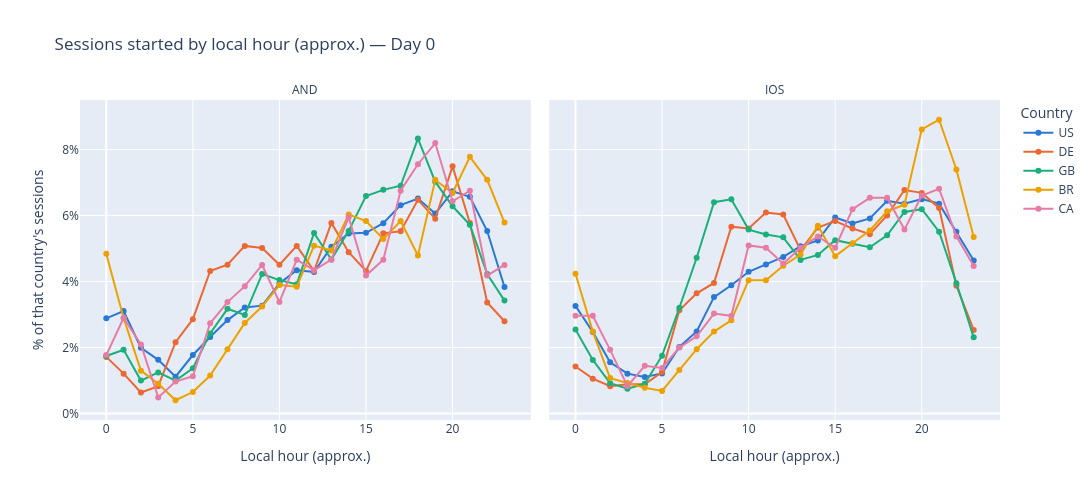

Notebook cell for this chart:
### Markdown cell above
### Day 0 (local time)

### Code cell
day0_local_agg = hourly_distribution_chart(
    session_hourly_day0[session_hourly_day0['country_bucket'] != 'Other'],
    'Sessions started by local hour (approx.) — Day 0',
    hour_col='local_hour', hour_label='Local hour (approx.)',
)

### Figure 1 — Plotly figure (JSON) as saved in the notebook; plotly's stock layout.template omitted (floating-point values rounded to 4 significant figures)
{"data": [{"hovertemplate": "Country=US<br>platform=AND<br>Local hour (approx.)=%{x}<br>% of that country's sessions=%{y}<extra></extra>", "legendgroup": "US", "line": {"color": "#2a78d6", "dash": "solid"}, "marker": {"symbol": "circle"}, "mode": "lines+markers", "name": "US", "orientation": "v", "showlegend": true, "type": "scatter", "x": [0.0, 1.0, 2.0, 3.0, 4.0, 5.0, 6.0, 7.0, 8.0, 9.0, 10.0, 11.0, 12.0, 13.0, 14.0, 15.0, 16.0, 17.0, 18.0, 19.0, 20.0, 21.0, 22.0, 23.0], "xaxis": "x", "y": [0.02884, 0.03103, 0.01989, 0.01624, 0.01113, 0.0177, 0.02318, 0.02829, 0.03212, 0.03267, 0.03942, 0.04344, 0.04289, 0.05056, 0.05457, 0.05475, 0.05767, 0.06315, 0.06516, 0.06059, 0.06735, 0.06571, 0.0553, 0.03833], "yaxis": "y"}, {"hovertemplate": "Country=US<br>platform=IOS<br>Local hour (approx.)=%{x}<br>% of that country's sessions=%{y}<extra></extra>", "legendgroup": "US", "line": {"color": "#2a78d6", "dash": "solid"}, "marker": {"symbol": "circle"}, "mode": "lines+markers", "name": "US", "orientation": "v", "showlegend": false, "type": "scatter", "x": [0.0, 1.0, 2.0, 3.0, 4.0, 5.0, 6.0, 7.0, 8.0, 9.0, 10.0, 11.0, 12.0, 13.0, 14.0, 15.0, 16.0, 17.0, 18.0, 19.0, 20.0, 21.0, 22.0, 23.0], "xaxis": "x2", "y": [0.0326, 0.02469, 0.01548, 0.01206, 0.01104, 0.01212, 0.02014, 0.02486, 0.03528, 0.03886, 0.04296, 0.04512, 0.04745, 0.0507, 0.05246, 0.0594, 0.05758, 0.05912, 0.06447, 0.06356, 0.06498, 0.06361, 0.05508, 0.04637], "yaxis": "y2"}, {"hovertemplate": "Country=DE<br>platform=AND<br>Local hour (approx.)=%{x}<br>% of that country's sessions=%{y}<extra></extra>", "legendgroup": "DE", "line": {"color": "#eb6834", "dash": "solid"}, "marker": {"symbol": "circle"}, "mode": "lines+markers", "name": "DE", "orientation": "v", "showlegend": true, "type": "scatter", "x": [0.0, 1.0, 2.0, 3.0, 4.0, 5.0, 6.0, 7.0, 8.0, 9.0, 10.0, 11.0, 12.0, 13.0, 14.0, 15.0, 16.0, 17.0, 18.0, 19.0, 20.0, 21.0, 22.0, 23.0], "xaxis": "x", "y": [0.01714, 0.01206, 0.006349, 0.008254, 0.02159, 0.02857, 0.04317, 0.04508, 0.05079, 0.05016, 0.04508, 0.05079, 0.04317, 0.05778, 0.04889, 0.04317, 0.0546, 0.05524, 0.06476, 0.05905, 0.07492, 0.05778, 0.03365, 0.02794], "yaxis": "y"}, {"hovertemplate": "Country=DE<br>platform=IOS<br>Local hour (approx.)=%{x}<br>% of that country's sessions=%{y}<extra></extra>", "legendgroup": "DE", "line": {"color": "#eb6834", "dash": "solid"}, "marker": {"symbol": "circle"}, "mode": "lines+markers", "name": "DE", "orientation": "v", "showlegend": false, "type": "scatter", "x": [0.0, 1.0, 2.0, 3.0, 4.0, 5.0, 6.0, 7.0, 8.0, 9.0, 10.0, 11.0, 12.0, 13.0, 14.0, 15.0, 16.0, 17.0, 18.0, 19.0, 20.0, 21.0, 22.0, 23.0], "xaxis": "x2", "y": [0.01423, 0.01053, 0.008253, 0.008822, 0.008822, 0.01252, 0.0313, 0.03643, 0.03956, 0.05663, 0.05606, 0.0609, 0.06033, 0.04952, 0.05635, 0.05834, 0.05606, 0.05435, 0.06005, 0.06773, 0.06688, 0.06232, 0.0387, 0.02533], "yaxis": "y2"}, {"hovertemplate": "Country=GB<br>platform=AND<br>Local hour (approx.)=%{x}<br>% of that country's sessions=%{y}<extra></extra>", "legendgroup": "GB", "line": {"color": "#1baf7a", "dash": "solid"}, "marker": {"symbol": "circle"}, "mode": "lines+markers", "name": "GB", "orientation": "v", "showlegend": true, "type": "scatter", "x": [0.0, 1.0, 2.0, 3.0, 4.0, 5.0, 6.0, 7.0, 8.0, 9.0, 10.0, 11.0, 12.0, 13.0, 14.0, 15.0, 16.0, 17.0, 18.0, 19.0, 20.0, 21.0, 22.0, 23.0], "xaxis": "x", "y": [0.01741, 0.01928, 0.00995, 0.01244, 0.00995, 0.01368, 0.02425, 0.03172, 0.02985, 0.04229, 0.04042, 0.03918, 0.05473, 0.04664, 0.05535, 0.06592, 0.06779, 0.06903, 0.08333, 0.07027, 0.06281, 0.05721, 0.04229, 0.0342], "yaxis": "y"}, {"hovertemplate": "Country=GB<br>platform=IOS<br>Local hour (approx.)=%{x}<br>% of that country's sessions=%{y}<extra></extra>", "legendgroup": "GB", "line": {"color": "#1baf7a", "dash": "solid"}, "marker": {"symbol": "circle"}, "mode": "lines+markers", "name": "GB", "orientation": "v", "showlegend": false, "type": "scatter", "x": [0.0, 1.0, 2.0, 3.0, 4.0, 5.0, 6.0, 7.0, 8.0, 9.0, 10.0, 11.0, 12.0, 13.0, 14.0, 15.0, 16.0, 17.0, 18.0, 19.0, 20.0, 21.0, 22.0, 23.0], "xaxis": "x2", "y": [0.02541, 0.01623, 0.009182, 0.007474, 0.008969, 0.01751, 0.03203, 0.04719, 0.06406, 0.06492, 0.05573, 0.05424, 0.05338, 0.04655, 0.04805, 0.05253, 0.05146, 0.0504, 0.05403, 0.06107, 0.06193, 0.05509, 0.0395, 0.02306], "yaxis": "y2"}, {"hovertemplate": "Country=BR<br>platform=AND<br>Local hour (approx.)=%{x}<br>% of that country's sessions=%{y}<extra></extra>", "legendgroup": "BR", "line": {"color": "#eda100", "dash": "solid"}, "marker": {"symbol": "circle"}, "mode": "lines+markers", "name": "BR", "orientation": "v", "showlegend": true, "type": "scatter", "x": [0.0, 1.0, 2.0, 3.0, 4.0, 5.0, 6.0, 7.0, 8.0, 9.0, 10.0, 11.0, 12.0, 13.0, 14.0, 15.0, 16.0, 17.0, 18.0, 19.0, 20.0, 21.0, 22.0, 23.0], "xaxis": "x", "y": [0.04838, 0.02893, 0.01297, 0.008978, 0.00399, 0.006484, 0.01147, 0.01945, 0.02743, 0.03242, 0.0389, 0.0384, 0.05087, 0.04938, 0.06035, 0.05835, 0.05287, 0.05835, 0.04788, 0.07082, 0.06683, 0.07781, 0.07082, 0.05786], "yaxis": "y"}, {"hovertemplate": "Country=BR<br>platform=IOS<br>Local hour (approx.)=%{x}<br>% of that country's sessions=%{y}<extra></extra>", "legendgroup": "BR", "line": {"color": "#eda100", "dash": "solid"}, "marker": {"symbol": "circle"}, "mode": "lines+markers", "name": "BR", "orientation": "v", "showlegend": false, "type": "scatter", "x": [0.0, 1.0, 2.0, 3.0, 4.0, 5.0, 6.0, 7.0, 8.0, 9.0, 10.0, 11.0, 12.0, 13.0, 14.0, 15.0, 16.0, 17.0, 18.0, 19.0, 20.0, 21.0, 22.0, 23.0], "xaxis": "x2", "y": [0.04234, 0.02482, 0.01071, 0.009246, 0.007786, 0.006813, 0.01314, 0.01946, 0.02482, 0.02822, 0.04039, 0.04039, 0.04477, 0.04818, 0.05693, 0.04769, 0.05158, 0.05547, 0.06131, 0.06326, 0.08613, 0.08905, 0.07397, 0.05353], "yaxis": "y2"}, {"hovertemplate": "Country=CA<br>platform=AND<br>Local hour (approx.)=%{x}<br>% of that country's sessions=%{y}<extra></extra>", "legendgroup": "CA", "line": {"color": "#e87ba4", "dash": "solid"}, "marker": {"symbol": "circle"}, "mode": "lines+markers", "name": "CA", "orientation": "v", "showlegend": true, "type": "scatter", "x": [0.0, 1.0, 2.0, 3.0, 4.0, 5.0, 6.0, 7.0, 8.0, 9.0, 10.0, 11.0, 12.0, 13.0, 14.0, 15.0, 16.0, 17.0, 18.0, 19.0, 20.0, 21.0, 22.0, 23.0], "xaxis": "x", "y": [0.01768, 0.02894, 0.0209, 0.004823, 0.009646, 0.01125, 0.02733, 0.03376, 0.03859, 0.04502, 0.03376, 0.04662, 0.04341, 0.04662, 0.05949, 0.0418, 0.04662, 0.06752, 0.07556, 0.08199, 0.06431, 0.06752, 0.0418, 0.04502], "yaxis": "y"}, {"hovertemplate": "Country=CA<br>platform=IOS<br>Local hour (approx.)=%{x}<br>% of that country's sessions=%{y}<extra></extra>", "legendgroup": "CA", "line": {"color": "#e87ba4", "dash": "solid"}, "marker": {"symbol": "circle"}, "mode": "lines+markers", "name": "CA", "orientation": "v", "showlegend": false, "type": "scatter", "x": [0.0, 1.0, 2.0, 3.0, 4.0, 5.0, 6.0, 7.0, 8.0, 9.0, 10.0, 11.0, 12.0, 13.0, 14.0, 15.0, 16.0, 17.0, 18.0, 19.0, 20.0, 21.0, 22.0, 23.0], "xaxis": "x2", "y": [0.02959, 0.02959, 0.01927, 0.008259, 0.01445, 0.01376, 0.01996, 0.0234, 0.03028, 0.02959, 0.05093, 0.05024, 0.04542, 0.05024, 0.05368, 0.05024, 0.06194, 0.06538, 0.06538, 0.05575, 0.06607, 0.06813, 0.05368, 0.04474], "yaxis": "y2"}], "layout": {"annotations": [{"font": {}, "showarrow": false, "text": "AND", "x": 0.245, "xanchor": "center", "xref": "paper", "y": 1, "yanchor": "bottom", "yref": "paper"}, {"font": {}, "showarrow": false, "text": "IOS", "x": 0.755, "xanchor": "center", "xref": "paper", "y": 1, "yanchor": "bottom", "yref": "paper"}], "height": 500, "legend": {"title": {"text": "Country"}, "tracegroupgap": 0}, "title": {"text": "Sessions started by local hour (approx.) — Day 0"}, "width": 1100, "xaxis": {"anchor": "y", "categoryarray": [0, 1, 2, 3, 4, 5, 6, 7, 8, 9, 10, 11, 12, 13, 14, 15, 16, 17, 18, 19, 20, 21, 22, 23], "categoryorder": "array", "domain": [0, 0.49], "title": {"text": "Local hour (approx.)"}}, "xaxis2": {"anchor": "y2", "categoryarray": [0, 1, 2, 3, 4, 5, 6, 7, 8, 9, 10, 11, 12, 13, 14, 15, 16, 17, 18, 19, 20, 21, 22, 23], "categoryorder": "array", "domain": [0.51, 1], "matches": "x", "title": {"text": "Local hour (approx.)"}}, "yaxis": {"anchor": "x", "domain": [0, 1], "tickformat": ".0%", "title": {"text": "% of that country's sessions"}}, "yaxis2": {"anchor": "x2", "domain": [0, 1], "matches": "y", "showticklabels": false, "tickformat": ".0%"}}}
